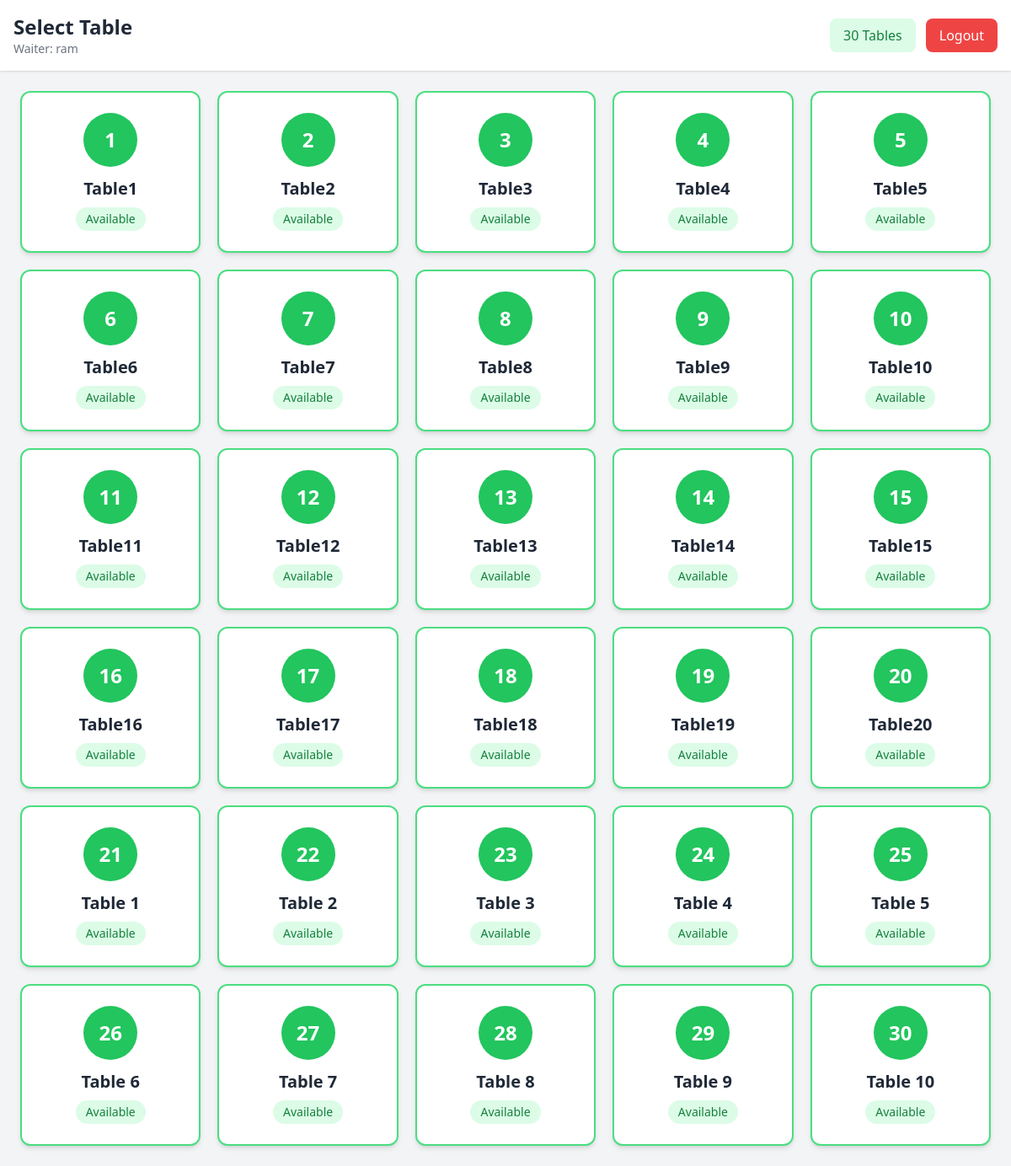
Screenshot of /orders/tables/ (signed in) with the database file from the repository.
### accounts/models.py (models this page shows)
class User(AbstractUser):
    class Role(models.TextChoices):
        WAITER = "w", "Waiter"
        BILLING = "b", "Billing"
        KITCHEN = "k", "Kitchen"
        OWNER = "o", "Owner"
    role = models.CharField(
        max_length=2,
        choices=Role.choices,
        default=Role.WAITER,
    )

### orders/models.py (models this page shows, shortened)
class Table(models.Model):
    name = models.CharField(max_length=20)
    is_reserved = models.BooleanField(default=False)

### orders/views.py (the view)
# urls.py: path("tables/", views.tables_views, name="tables_view_url"),
@role_required([User.Role.WAITER])
def tables_views(request):
    tables=Table.objects.all()
    return render(request, "orders/tables.html", {"tables": tables})

### orders/templates/orders/tables.html (shortened to what this page needs)
<!doctype html>
<html lang="en">
  <head>
    <script src="https://cdn.tailwindcss.com"></script>
  </head>
  <body class="bg-gray-100 min-h-screen">
    <header class="bg-white shadow p-4 flex justify-between items-center">
      <div>
        <h1 class="text-2xl font-bold text-gray-800">Select Table</h1>
        <p class="text-sm text-gray-500">Waiter: {{ request.user.username }}</p>
      </div>
      <div class="flex items-center gap-3">
        <div
          class="bg-green-100 text-green-700 px-4 py-2 rounded-lg font-medium"
        >
          {{ tables|length }} Tables
        </div>
        <a
          href="{% url 'logout_view_url' %}"
          class="bg-red-500 text-white px-4 py-2 rounded-lg hover:bg-red-600 transition"
        >
          Logout
        </a>
      </div>
    </header>
    <main class="p-6">
      {% if tables %}
      <div
        class="grid grid-cols-2 sm:grid-cols-3 md:grid-cols-4 lg:grid-cols-5 gap-5"
      >
        {% for table in tables %}
        <a
          href="{% url 'menu_view_url' table.id %}"
          class="bg-white rounded-xl shadow-md hover:shadow-xl transition p-6 flex flex-col items-center justify-center border-2 border-green-400 active:scale-95"
        >
          <div
            class="w-16 h-16 bg-green-500 text-white rounded-full flex items-center justify-center text-2xl font-bold mb-3"
          >
            {{ forloop.counter }}
          </div>
          <h2 class="text-xl font-bold text-gray-800">{{ table.name }}</h2>
          <span
            class="mt-2 px-3 py-1 rounded-full text-sm bg-green-100 text-green-700"
          >
            Available
          </span>
        </a>
        {% endfor %}
      </div>
      {% else %}
      <div class="text-center mt-20">
        <h2 class="text-xl font-bold text-gray-600">No tables available</h2>
        <p class="text-gray-500 mt-2">Add tables from admin panel.</p>
      </div>
      {% endif %}
    </main>
  </body>
</html>

### rows the page displays
User: user.username "ram"
Table: name "Table1"
Table: name "Table2"
Table: name "Table3"
Table: name "Table4"
Table: name "Table5"
Table: name "Table6"
Table: name "Table7"
Table: name "Table8"
Table: name "Table9"
Table: name "Table10"
Table: name "Table11"
Table: name "Table12"
Table: name "Table13"
Table: name "Table14"
Table: name "Table15"
Table: name "Table16"
Table: name "Table17"
Table: name "Table18"
Table: name "Table19"
Table: name "Table20"
Table: name "Table 1"
Table: name "Table 2"
Table: name "Table 3"
Table: name "Table 4"
Table: name "Table 5"
Table: name "Table 6"
Table: name "Table 7"
Table: name "Table 8"
Table: name "Table 9"
Table: name "Table 10"

### other values shown
{{ tables|length }} "30"
